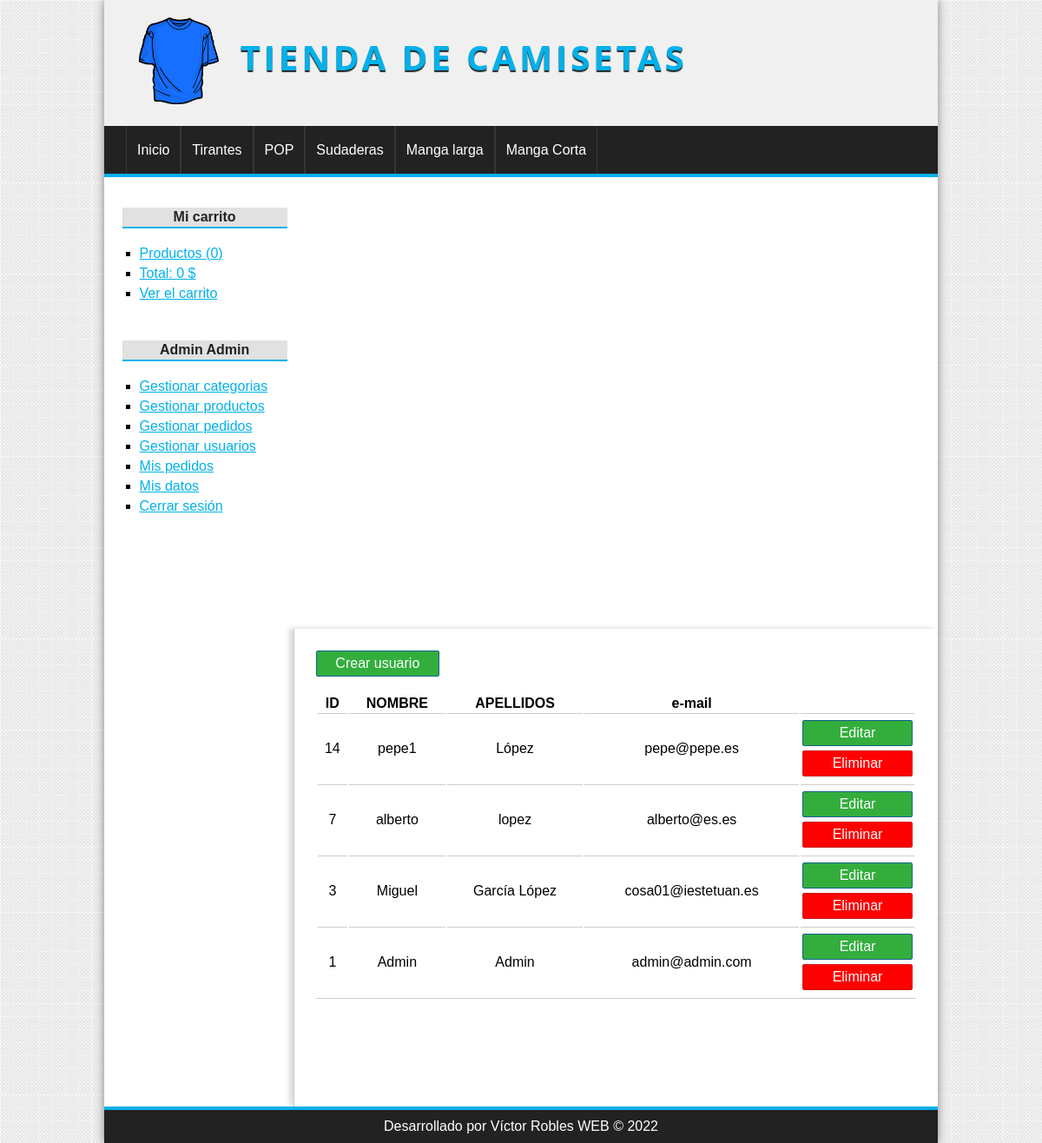
The app's page /Camisetas/usuario/gestion (signed in) with its own data.
### tables this page shows
CREATE TABLE `categorias` (
  `id` int NOT NULL,
  `nombre` varchar(100) NOT NULL
);

CREATE TABLE `usuarios` (
  `id` int NOT NULL,
  `nombre` varchar(100) NOT NULL,
  `apellidos` varchar(255) DEFAULT NULL,
  `email` varchar(255) NOT NULL,
  `password` varchar(255) NOT NULL,
  `rol` varchar(20) DEFAULT NULL,
  `imagen` varchar(255) DEFAULT NULL
);

### Camisetas/config/db.php (called while the page is built)
<?php
class Database{
	public static function connect(){
		$db = new mysqli('localhost', 'root', '', 'tienda_master');
		$db->query("SET NAMES 'utf8'");
		return $db;
	}
}

### Camisetas/helpers/Utils.php (called while the page is built, shortened)
<?php
class Utils{
	public static function showCategorias(){
		require_once 'models/Categoria.php';
		$categoria = new Categoria();
		$categorias = $categoria->getAll();
		return $categorias;
	}
}

### Camisetas/models/Categoria.php (called while the page is built, shortened)
<?php
class Categoria{
	private $db;
	public function __construct() {
		$this->db = Database::connect();
	}
	public function getAll(){
		$categorias = $this->db->query("SELECT * FROM categorias ORDER BY id DESC;");
		return $categorias;
	}
}

### Camisetas/controllers/UsuarioController.php (called while the page is built, shortened)
<?php
require_once 'models/Usuario.php';
class usuarioController{
	public function gestion(){
		$usuario = new Usuario();
		$usuarios = $usuario->getAll();
		require_once 'views/usuario/gestion.php';
	}
}

### Camisetas/models/Usuario.php (called while the page is built, shortened)
<?php
class Usuario{
	private $db;
	public function __construct() {
		$this->db = Database::connect();
	}
	public function getAll(){
		$usuarios = $this->db->query("SELECT * FROM usuarios ORDER BY id DESC");
		return $usuarios;
	}
}

### Camisetas/views/usuario/gestion.php (the view, shortened to what this page needs)
 <a href="<?=base_url?>usuario/crear" class="button button-small">
	Crear usuario
</a>
 <table>
	<tr>
		<th>ID</th>
		<th>NOMBRE</th>
		<th>APELLIDOS</th>
		<th>e-mail</th>
	</tr>
	<?php while($usuario = $usuarios->fetch_object()): ?>
		<tr>
			<td><?=$usuario->id;?></td>
			<td><?=$usuario->nombre;?></td>
			<td><?=$usuario->apellidos;?></td>
			<td><?=$usuario->email;?></td>
			<td>
				<a href="<?=base_url?>usuario/editar&id=<?=$usuario->id?>" class="button button-gestion">Editar</a>
				<a href="<?=base_url?>usuario/eliminar&id=<?=$usuario->id?>" class="button button-gestion button-red">Eliminar</a>
			</td>
		</tr>
	<?php endwhile; ?>
</table>

### Camisetas/views/layout/header.php (shortened to what this page needs)
<!DOCTYPE HTML>
<html lang="es">
	<head>
		<link rel="stylesheet" href="<?=base_url?>assets/css/styles.css" />
	</head>
	<body>
		<div id="container">
			<header id="header">
				<div id="logo">
					<img src="<?=base_url?>assets/img/camiseta.png" alt="Camiseta Logo" />
					<a href="<?=base_url?>">
						Tienda de camisetas
					</a>
				</div>
			</header>
			<?php $categorias = Utils::showCategorias(); ?>
			<nav id="menu">
				<ul>
					<li>
						<a href="<?=base_url?>">Inicio</a>
					</li>
					<?php while($cat = $categorias->fetch_object()): ?>
						<li>
							<a href="<?=base_url?>categoria/ver&id=<?=$cat->id?>"><?=$cat->nombre?></a>
						</li>
					<?php endwhile; ?>
				</ul>
			</nav>
			<div id="content">

### Camisetas/assets/css/styles.css (style rules this page uses)
* { padding: 0px; margin: 0px; font-family: sans-serif, Helvetica, Arial; }
body { background: url(../img/bg.png); }
a { color: #01B1EA; }
table { text-align: center; width: 100%; border-bottom: 1px solid #ccc; }
td { border-top: 1px solid #ccc; padding: 2px; }
#container { width: 80%; margin: 0px auto; box-shadow: 0px 0px 10px gray; background: white; }
#header { height: 145px; background: #F0F0F0; }
#logo { padding: 20px; margin-left: 20px; float:left; }
#logo img { float:left; height: 100px; }
#logo a { float:left; font-size: 40px; letter-spacing: 4px; font-family: 'Open Sans', Helvetica, Arial; text-transform: uppercase; color: #01B1EA; font-weight: bold; text-decoration: none; margin-top: 18px; margin-left: 25px; text-shadow: 0px 2px 1px #222222; transition: all 300ms; }
#menu { clear:both; background: #222; color: white; height: 55px; border-bottom: 4px solid #01B1EA; }
#menu ul { list-style: none; text-decoration: none; margin: 0px auto; margin-left: 25px; }
#menu ul li { line-height: 55px; float:left; border-right: 1px solid #363636; }
#menu a { display: block; color: white; text-decoration: none; padding-left: 12px; padding-right: 12px; transition: all 300ms; }
#menu a:first-child { border-left: 1px solid #363636; }
#content { margin: 0px auto; overflow: hidden; background: white; }
input[type="button"], input[type="submit"], button, .button { display: block; border-radius: 2px; width: auto; padding: 5px; padding-left: 10px; padding-right: 10px; color: white; background: #2979CD; border: 1px solid #11608E; cursor:pointer; }
.button { background: #33AE3D; color: white !important; text-decoration: none; }
.button-small { width: 120px; text-align: center; margin-bottom: 20px; }
.button-gestion { margin-top: 5px; margin-bottom: 5px; }
.button-red { background: red; border: 1px solid #cf1717; }

### records on screen
categorias: nombre "Tirantes"
categorias: nombre "POP"
categorias: nombre "Sudaderas"
categorias: nombre "Manga larga"
categorias: nombre "Manga Corta"
usuarios: id "14", nombre "pepe1", apellidos "López", email "pepe@pepe.es"
usuarios: id "7", nombre "alberto", apellidos "lopez", email "alberto@es.es"
usuarios: id "3", nombre "Miguel", apellidos "García López", email "cosa01@iestetuan.es"
usuarios: id "1", nombre "Admin", apellidos "Admin", email "admin@admin.com"

### other values on screen
$stats['count'] "0"
$stats['total'] "0"
$_SESSION['identity']->nombre "Admin"
$_SESSION['identity']->apellidos "Admin"
